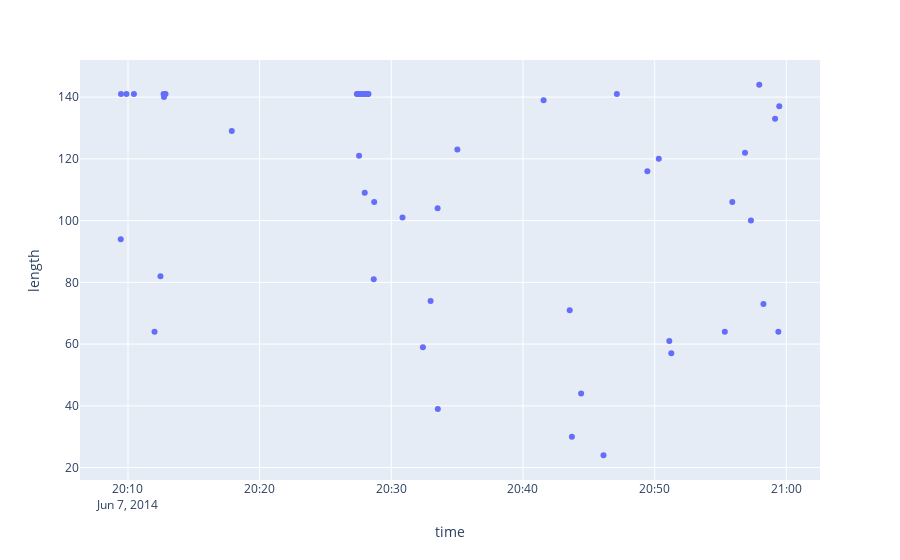

Here is the notebook cell this chart was saved with:
### Code cell
import plotly.express as px
# Plot some random 50 tweets, including their text in the hover field
px.scatter(tweets[5000:5050],x='time',y='length',hover_data=['tweet_text'], color_discrete_sequence=px.colors.qualitative.Plotly)

### Figure 1 — Plotly figure (JSON) as saved in the notebook; plotly's stock layout.template omitted (floating-point values rounded to 4 significant figures)
{"data": [{"customdata": [["To Accomplish Dream #19, i should first Accomplish Dream #1 (A dream i dreamed when i was 6 )\n"], ["RT @WeAreMadrid10: Karim Benzema: \"I came to Real Madrid to win La Decima. I dreamed all my life about that cup.\" #HalaMadrid http://t.co/S…\n"], ["RT @WeAreMadrid10: Karim Benzema: \"I came to Real Madrid to win La Decima. I dreamed all my life about that cup.\" #HalaMadrid http://t.co/S…\n"], ["RT @WeAreMadrid10: Karim Benzema: \"I came to Real Madrid to win La Decima. I dreamed all my life about that cup.\" #HalaMadrid http://t.co/S…\n"], ["I Dreamed a Dream - alcoholic version. 👍 http://t.co/PwnIz4shCy\n"], ["RT @CarysJones36: I Dreamed a Dream - alcoholic version. 👍 http://t.co/PwnIz4shCy\n"], ["RT @WeAreMadrid10: Karim Benzema: \"I came to Real Madrid to win La Decima. I dreamed all my life about that cup.\" #HalaMadrid http://t.co/S…\n"], ["@StephanieKelsey wow, what a nite! All I dreamed about was #TurkeyHill Natural Ice Cream! and #itsthisormurder--What a Nite #TRKAmbassador!\n"], ["RT @WeAreMadrid10: Karim Benzema: \"I came to Real Madrid to win La Decima. I dreamed all my life about that cup.\" #HalaMadrid http://t.co/S…\n"], ["RT @ash_mashley: there have been so many times that I have dreamt something and then it actually happens and it's really weird 😳\n"], ["@Luke5SOS  I dreamed to take you in my arms... It was a dream. I love you so much. You're my sunshine. You're my hero. Please follow me?💕🙊51\n"], ["@Luke5SOS  I dreamed to take you in my arms... It was a dream. I love you so much. You're my sunshine. You're my hero. Please follow me?💕🙊52\n"], ["@Luke5SOS  I dreamed to take you in my arms... It was a dream. I love you so much. You're my sunshine. You're my hero. Please follow me?💕🙊53\n"], ["@Luke5SOS I dreamed that you had followed me,think you should make that dream real.Be my 1/4 pleasefollow me. I love you\n"], ["RT @WeAreMadrid10: Karim Benzema: \"I came to Real Madrid to win La Decima. I dreamed all my life about that cup.\" #HalaMadrid http://t.co/S…\n"], ["@Luke5SOS  I dreamed to take you in my arms... It was a dream. I love you so much. You're my sunshine. You're my hero. Please follow me?💕🙊54\n"], ["@Luke5SOS  I dreamed to take you in my arms... It was a dream. I love you so much. You're my sunshine. You're my hero. Please follow me?💕🙊55\n"], ["@Luke5SOS  I dreamed to take you in my arms... It was a dream. I love you so much. You're my sunshine. You're my hero. Please follow me?💕🙊56\n"], ["RT @windsehuncom: 20140607 DREAM CONCERT #세훈  I dreamed a dreamhttp://t.co/RIvZnxbc1r http://t.co/AHMFfMxZb1\n"], ["@Luke5SOS  I dreamed to take you in my arms... It was a dream. I love you so much. You're my sunshine. You're my hero. Please follow me?💕🙊57\n"], ["@Luke5SOS  I dreamed to take you in my arms... It was a dream. I love you so much. You're my sunshine. You're my hero. Please follow me?💕🙊58\n"], ["@Luke5SOS  I dreamed to take you in my arms... It was a dream. I love you so much. You're my sunshine. You're my hero. Please follow me?💕🙊59\n"], ["@Luke5SOS  I dreamed to take you in my arms... It was a dream. I love you so much. You're my sunshine. You're my hero. Please follow me?💕🙊60\n"], ["@heyheydamn @HappyMathilda @b3mus3d I dreamed she was on Hannibal! God you perv.\n"], ["RT @iTEJU: Karim Benzema: \"I came to Real Madrid to win La Decima. I dreamed all my life about that cup.\"\n"], ["@HunterPageXXX you were in my dream this morning I dreamed we were best friends (wishful thinking) 💙\n"], ["In my window I see everything I dreamed about n wish I has\n"], ["Living the life I dreamed.... I'm feeling better then money right now!!!!\n"], ["@CollabroGlobal well done you're amazing! Would love to hear you sing I dreamed a dream from les mis!🎉👏\n"], ["I dreamed that love would never die...\n"], ["I dreamed a dream cover - les miz #Anne #hathaway #discoverme #noticeme #omg #hikeek #chilling 🎵🎵🎼🎼 http://t.co/IcV6XOqGvs\n"], ["So I dreamed about a dream that was involved with a dream that the dream was a dream and that dream became a dream. That's how dreams are.\n"], ["@Harry_Styles This night I dreamed you were my geography teacher haha!\n"], ["i dreamed that i made a tweet\n"], ["RT @fat_barb: i dreamed that i made a tweet\n"], ["i dreamed i had a baby.\n"], ["RT @WeAreMadrid10: Karim Benzema: \"I came to Real Madrid to win La Decima. I dreamed all my life about that cup.\" #HalaMadrid http://t.co/S…\n"], ["I dreamed I got arrested last night and put in a jail cell suspended from the ceiling. Been watching too much oitnb\n"], ["@_ardeej i dreamed i woke up in the middle of the night and started browsing twitter and saw a tweet from my ebooks bot\n"], ["@drew_dog74 I told you, Drew. I dreamed you were watching us\n"], ["@earthIings i dreamed i and some of tlist were kidnapped\n"], ["\"I wondered if she dreamed, dreamed of me as I dreamed of her.\"\n"], ["If u dream it u can do it ? Well  I dreamed I fucked &amp; married lil Wayne ! still ain't happened yet 🙍\n"], ["RT @KalaLoveee: If u dream it u can do it ? Well  I dreamed I fucked &amp; married lil Wayne ! still ain't happened yet 🙍\n"], ["I liked a @YouTube video http://t.co/BkxlntibXc I Dreamed a Dream Anne Hathaway Les Miserables 2012\n"], ["&gt; overly plush bed. My mind raced. I dreamed that @sanguine_moon slept beside me. His hand moving over my hip. His lips tracing my own. &gt;\n"], ["I dreamed I got my ACT scores and I had a 26!!! &gt;&gt;&lt;&lt;&lt;&gt;\n"], ["I just woke up from the longest nap and I dreamed I was cutting a girls hair in my pj's, with dull shears that kept falling apart. 😳\n"], ["@kellawicked I dreamed a dream in time gone byyyyyyyyy.........\n"], ["I dreamed that I was in a plane crash.  It flew straight off the runway and into water.  A lot of my nightmares involve bodies of water.\n"]], "hovertemplate": "time=%{x}<br>length=%{y}<br>tweet_text=%{customdata[0]}<extra></extra>", "legendgroup": "", "marker": {"color": "#636EFA", "symbol": "circle"}, "mode": "markers", "name": "", "orientation": "v", "showlegend": false, "type": "scatter", "x": ["2014-06-07T20:09:27+00:00", "2014-06-07T20:09:28+00:00", "2014-06-07T20:09:53+00:00", "2014-06-07T20:10:27+00:00", "2014-06-07T20:12:01+00:00", "2014-06-07T20:12:28+00:00", "2014-06-07T20:12:42+00:00", "2014-06-07T20:12:44+00:00", "2014-06-07T20:12:51+00:00", "2014-06-07T20:17:53+00:00", "2014-06-07T20:27:23+00:00", "2014-06-07T20:27:27+00:00", "2014-06-07T20:27:32+00:00", "2014-06-07T20:27:33+00:00", "2014-06-07T20:27:35+00:00", "2014-06-07T20:27:40+00:00", "2014-06-07T20:27:45+00:00", "2014-06-07T20:27:58+00:00", "2014-06-07T20:27:59+00:00", "2014-06-07T20:28:02+00:00", "2014-06-07T20:28:07+00:00", "2014-06-07T20:28:12+00:00", "2014-06-07T20:28:16+00:00", "2014-06-07T20:28:40+00:00", "2014-06-07T20:28:42+00:00", "2014-06-07T20:30:51+00:00", "2014-06-07T20:32:24+00:00", "2014-06-07T20:32:59+00:00", "2014-06-07T20:33:31+00:00", "2014-06-07T20:33:32+00:00", "2014-06-07T20:35:01+00:00", "2014-06-07T20:41:34+00:00", "2014-06-07T20:43:33+00:00", "2014-06-07T20:43:43+00:00", "2014-06-07T20:44:25+00:00", "2014-06-07T20:46:07+00:00", "2014-06-07T20:47:08+00:00", "2014-06-07T20:49:27+00:00", "2014-06-07T20:50:19+00:00", "2014-06-07T20:51:07+00:00", "2014-06-07T20:51:16+00:00", "2014-06-07T20:55:20+00:00", "2014-06-07T20:55:54+00:00", "2014-06-07T20:56:52+00:00", "2014-06-07T20:57:19+00:00", "2014-06-07T20:57:57+00:00", "2014-06-07T20:58:16+00:00", "2014-06-07T20:59:09+00:00", "2014-06-07T20:59:24+00:00", "2014-06-07T20:59:28+00:00"], "xaxis": "x", "y": [94, 141, 141, 141, 64, 82, 141, 140, 141, 129, 141, 141, 141, 121, 141, 141, 141, 141, 109, 141, 141, 141, 141, 81, 106, 101, 59, 74, 104, 39, 123, 139, 71, 30, 44, 24, 141, 116, 120, 61, 57, 64, 106, 122, 100, 144, 73, 133, 64, 137], "yaxis": "y"}], "layout": {"legend": {"tracegroupgap": 0}, "margin": {"t": 60}, "xaxis": {"anchor": "y", "domain": [0, 1], "title": {"text": "time"}}, "yaxis": {"anchor": "x", "domain": [0, 1], "title": {"text": "length"}}}}
